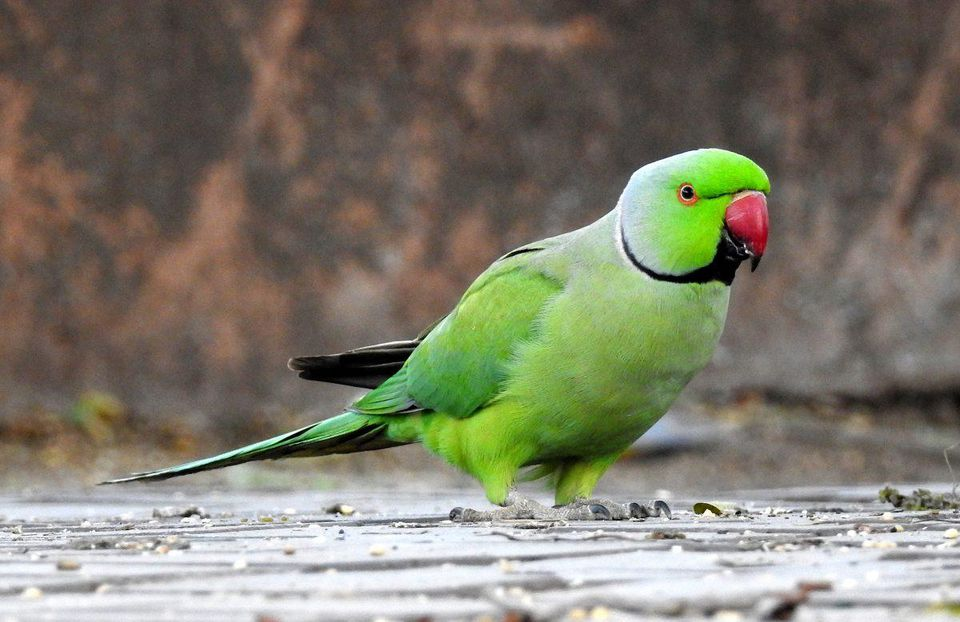
#> input picture Classification_Dataset/Parrot/1.jpg, 960 x 622 px; its folder holds only this picture in this run
$ jupyter execute --allow-errors 'Classification .ipynb'   (shell and % lines are left out)
#> lines starting #> are read from the running program, lines starting #| are printed output that depends on the picture
[cell 1]
import numpy as np
import pandas as pd
import matplotlib.pyplot as plt
import seaborn as sns


from pathlib import Path
from skimage.io import imread
from skimage.transform import resize
from sklearn.utils import Bunch
import skimage as sk

[cell 2]
path='Classification Dataset'

[cell 3]
def load_image(Location,dim=(64,64)):
    """ * 64 is Height of image and
        * 64 is Width of a image
    """
#> called with Location = 'Classification_Dataset', dim = (64, 64)
    image_dir=Path(Location)
    folders=[directory for directory in image_dir.iterdir() if directory.is_dir()]
    categories=[fo.name for fo in folders]

    images=[]
    flat_data=[]
    target=[]
    for i ,direc in enumerate(folders):
        for file in direc.iterdir():
            img=sk.io.imread(file)
#> img is the input picture: shape (622, 960, 3); mean R, G, B 125.3, 122.5, 107.2
            print("Before Transformation")
            plt.imshow(img)
            plt.show()


            img_resized=resize(img,dim,anti_aliasing=True,mode='reflect')
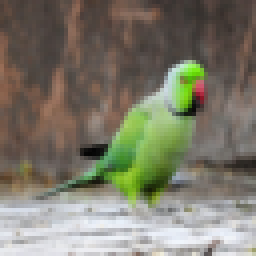
#> img_resized: shape (64, 64, 3) float64 (shown 4 times larger); mean R, G, B 0.491, 0.48, 0.421
            print("After Transformation")
            plt.imshow(img_resized)
            plt.show()


            # List method to append

            flat_data.append(img_resized.flatten())
            images.append(img_resized)
            target.append(i)
#> pass 2 of the loop in load_image, `for i ,direc in enumerate(folders):`:
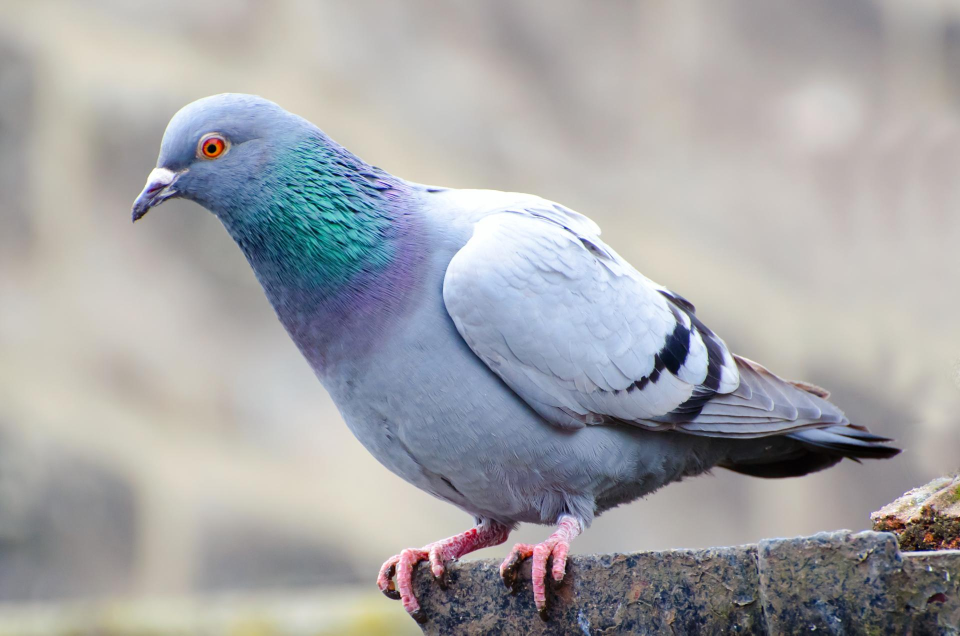
#> input picture Classification_Dataset/Pigeon/1.jpg, 1920 x 1271 px (shown at 1/2 size)
#> in load_image, img is the input picture: shape (1271, 1920, 3); mean R, G, B 164.8, 165, 167.5
#> in load_image, `img_resized=resize(img,dim,anti_aliasing=True,mode='reflect')`:
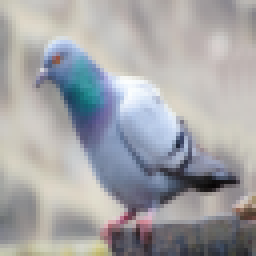
#> img_resized: shape (64, 64, 3) float64 (shown 4 times larger); mean R, G, B 0.646, 0.647, 0.657
    flat_data=np.array(flat_data)
    target=np.array(target)
    images=np.array(images)

    return Bunch(data=flat_data,
                target=target,
                target_names=categories,
                images=images)

[cell 4]
Data=load_image("Classification_Dataset")
#> Data = 4 items

[cell 5]
Data.keys()

[cell 6]
Feature=Data.data
Feature.shape
#> Out = (2, 12288)

[cell 7]
target=Data.target
#> target = [0, 1]
target
#> Out = [0, 1]

[cell 8]
df=pd.DataFrame(Feature)
#> df = table of 2 rows and 12288 columns
df['Class']=target

[cell 9]
df
#> Out = table of 2 rows and 12289 columns

[cell 10]
df.to_csv("Birds_classification.csv")

[cell 11]
Data.target_names
#> Out = ['Parrot', 'Pigeon']

[cell 12]
plt.imshow(Data.images[0])

[cell 13]
from sklearn.neighbors import KNeighborsClassifier

[cell 14]
knn=KNeighborsClassifier(n_neighbors=2)

[cell 15]
knn.fit(Data.data,Data.target)

[cell 16]
new_data=Data.data[-1]
#> new_data = 12288 values, max 0.996 at index 3932, min 0.0232 at index 8992, mean 0.65

[cell 17]
yhat=knn.predict([new_data])
#> yhat = [0]
yhat
#> Out = [0]

[cell 18]
train_score=knn.score(Data.data,Data.target)
#> train_score = 0.5
train_score
#> Out = 0.5

[cell 19]
test_score=knn.score([new_data],yhat)
#> test_score = 1

[cell 20]
test_score
#> Out = 1

[cell 21]
from sklearn.model_selection import train_test_split

[cell 22]
x_train,x_test,y_train,y_test=train_test_split(Feature,target)
#> y_train = [0]; y_test = [1]

[cell 23]
knn.fit(x_train,y_train)

#> (a cell that did not finish here is left out)

#> (a cell that did not finish here is left out)

#> (a cell that did not finish here is left out)

#> (a cell that did not finish here is left out)

[cell 28]
pd.DataFrame({"Actual Data":y_test,
              "New Prediction":yhat})
#> Out = table of 1 rows and 2 columns
